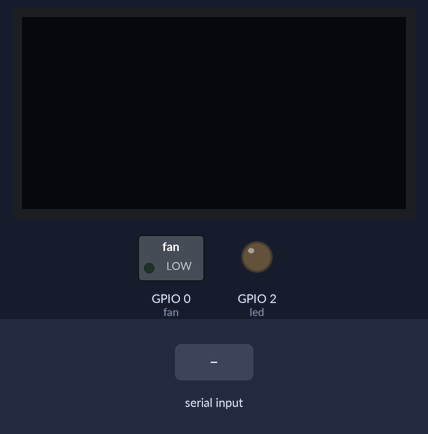
Simulated run of this sketch. Board: ESP32. Shown: 128×64 one-colour display, switched loads named in the sketch (green lamp = pin HIGH), output pins drawn as LEDs (lit = HIGH). The test bench sets the inputs (shaded band). Nothing arrives over Bluetooth unless stated; what the sketch prints to the serial monitor is not drawn.

Above: at 5.2 s.
5.3 s: "1" received over the second serial link
At 6.5 s:
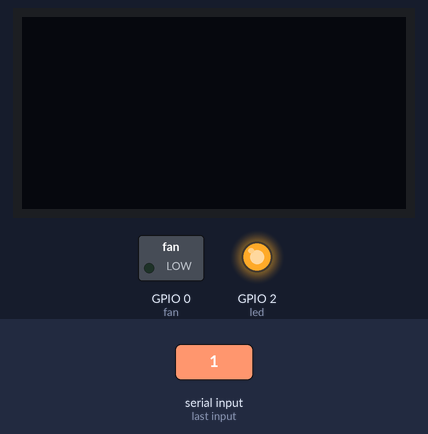
6.8 s: "1" received over the second serial link
At 7.7 s:
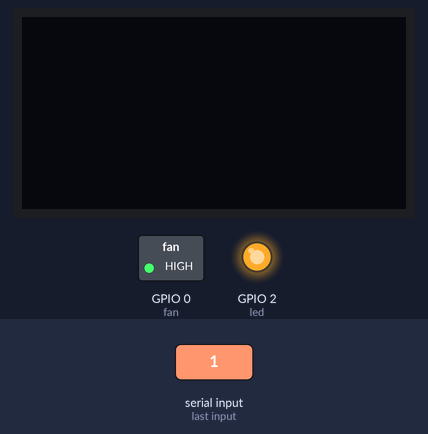
8.8 s: "0" received over the second serial link
At 9.9 s:
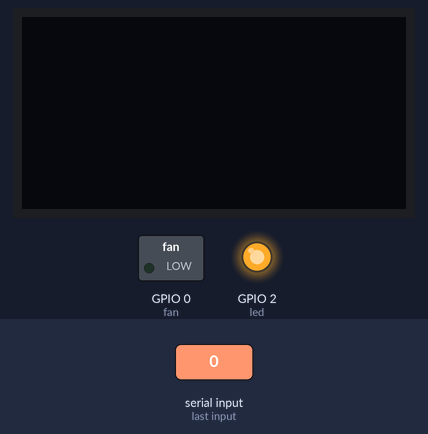
Timing chart, 0 to 11.8 s (numbered marks = the images above; inputs shaded):
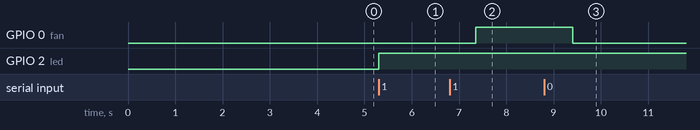

The sketch:

IOT_Assignment_7_using_BT_communication.ino
```cpp
#include <Wire.h>
#include <Adafruit_GFX.h>
#include <Adafruit_SSD1306.h>
#include "BluetoothSerial.h"
BluetoothSerial SerialBT;
#define SCREEN_WIDTH 128 // OLED display width, in pixels
#define SCREEN_HEIGHT 64 // OLED display height, in pixels
Adafruit_SSD1306 display(SCREEN_WIDTH, SCREEN_HEIGHT, &Wire, -1);
int led=2;
int fan=0;
char incoming_BT_value = 0;
char incoming_value = 0;
void setup() {
   Serial.begin(9600);
    pinMode(led,OUTPUT);
  pinMode(fan,OUTPUT);
   Serial.println("data");
   SerialBT.begin("ESP32test"); //Bluetooth device name
   Serial.println("The device has started, now you can pair it with bluetooth!");


  delay(2000);
 Serial.println("oled test");
 if(!display.begin(SSD1306_SWITCHCAPVCC, 0x3C)) {
    Serial.println("SSD1306 allocation failed");
    for(;;);
  }
  delay(2000);

}

void loop() {
   if(SerialBT.available()){
    SerialBT.write(SerialBT.read());
  }

  //LIGHT STATUS
  if(SerialBT.available()>0){
       incoming_BT_value=SerialBT.read();
     }
        if(incoming_BT_value=='1'){
          display.clearDisplay();
          display.setTextSize(1);
          display.setTextColor(WHITE);
          display.setCursor(3, 25);
          digitalWrite(led,HIGH);
          display.print("Light ON");
          delay(1000);
          display.clearDisplay();
          display.display();

      }
    else if(incoming_BT_value=='0'){
          display.setTextSize(1);
          display.setTextColor(WHITE);
          display.setCursor(3, 25);
          digitalWrite(led,LOW);
          display.print("Light OFF");
          delay(1000);
          display.clearDisplay();
          display.display();
      }

 //FAN STATUS
      if(SerialBT.available()>0){
       incoming_value=SerialBT.read();
     }
        if(incoming_value=='1'){
          display.clearDisplay();
          display.setTextSize(1);
          display.setTextColor(WHITE);
          display.setCursor(3, 25);
          digitalWrite(fan,HIGH);
          display.print("Fan ON");
          delay(1000);
          display.clearDisplay();
          display.display();

      }
    else if(incoming_value=='0'){
          display.setTextSize(1);
          display.setTextColor(WHITE);
          display.setCursor(3, 25);
          digitalWrite(fan,LOW);
          display.print("Fan OFF");
          delay(1000);
          display.clearDisplay();
          display.display();
      }
}
```

Measured:
- after the input at 5.3 s, GPIO 2 (led): LOW → HIGH at once
- after the input at 6.8 s, GPIO 0 (fan): LOW → HIGH after 0.55 s
- after the input at 8.8 s, GPIO 0 (fan): HIGH → LOW after 0.60 s
